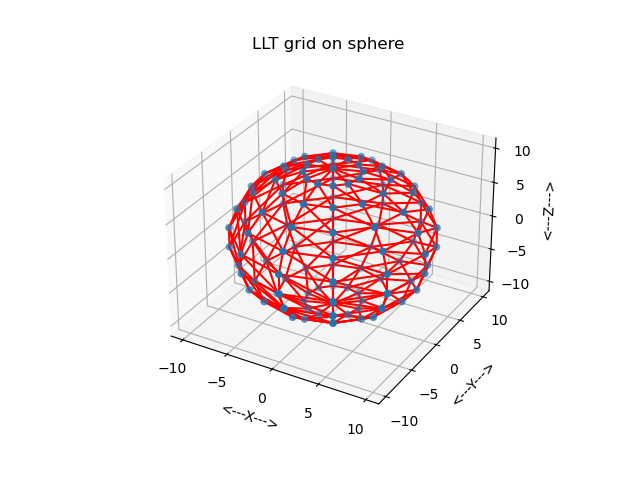

Generate this figure with Python:
#! /usr/bin/env python3
#

import numpy as np
import matplotlib.pyplot as plt
import platform
import time
import sys
import os
import math
from mpl_toolkits.mplot3d import Axes3D
from sys import exit

sys.path.append(os.path.join("../"))
from base import plot2d, plotocc
from timestamp.timestamp import timestamp

from i4lib.i4vec_print import i4vec_print
from i4lib.i4mat_print import i4mat_print, i4mat_print_some
from r8lib.r8vec_print import r8vec_print
from r8lib.r8mat_print import r8mat_print, r8mat_print_some
from r8lib.r8mat_write import r8mat_write

obj = plot2d()


def sphere_llt_grid_display(r, pc, lat_num, long_num, node_num, node_xyz,
                            line_num, line_data, filename):

    # *****************************************************************************80
    #
    # SPHERE_LLT_GRID_DISPLAY displays points and lines of an LLT grid on a sphere.
    #
    #  Licensing:
    #
    #    This code is distributed under the GNU LGPL license.
    #
    #  Modified:
    #
    #    21 May 2015
    #
    #  Author:
    #
    #    John Burkardt
    #
    #  Parameters:
    #
    #    Input, real R, the radius of the sphere.
    #
    #    Input, real PC(1,3), the center of the sphere.
    #
    #    Input, integer LAT_NUM, LONG_NUM, the number of latitude and longitude
    #    lines to draw.  The latitudes do not include the North and South
    #    poles, which will be included automatically, so LAT_NUM = 5, for instance,
    #    will result in points along 7 lines of latitude.
    #
    #    Input, integer NODE_NUM, the number of grid points.
    #
    #    Input, real NODE_XYZ(NODE_NUM,3), the grid points.
    #
    #    Input, integer LINE_NUM, the number of grid lines.
    #
    #    Input, integer LINE_DATA(LINE_NUM,2), contains pairs of point indices for
    #    line segments that make up the grid.
    #
    #    Input, string FILENAME, the name of a file in which to store a copy
    #    of the plot.
    #

    obj.new_3Dfig()
    obj.axs.scatter(node_xyz[:, 0], node_xyz[:, 1], node_xyz[:, 2], 'b')

    for i in range(0, line_num):
        i1 = line_data[i, 0]
        i2 = line_data[i, 1]
        obj.axs.plot([node_xyz[i1, 0], node_xyz[i2, 0]],
                [node_xyz[i1, 1], node_xyz[i2, 1]],
                [node_xyz[i1, 2], node_xyz[i2, 2]], 'r')

    obj.axs.set_xlabel('<---X--->')
    obj.axs.set_ylabel('<---Y--->')
    obj.axs.set_zlabel('<---Z--->')
    obj.axs.set_title('LLT grid on sphere')
    obj.SavePng(filename)


def sphere_llt_grid_display_test():

    # *****************************************************************************80
    #
    # SPHERE_LLT_GRID_DISPLAY_TEST tests SPHERE_LLT_GRID_DISPLAY.
    #
    #  Licensing:
    #
    #    This code is distributed under the GNU LGPL license.
    #
    #  Modified:
    #
    #    21 May 2015
    #
    #  Author:
    #
    #    John Burkardt
    #
    import numpy as np
    import platform

    lat_num = 10
    long_num = 12
    pc = np.array([0.0, 0.0, 0.0])
    r = 10.0

    print('')
    print('SPHERE_LLT_GRID_DISPLAY_TEST')
    print('  Python version: %s' % (platform.python_version()))
    print('  SPHERE_LLT_GRID_DISPLAY displays an LLT grid on a sphere.')
    print('')
    print('  Number of latitudes is  %d' % (lat_num))
    print('  Number of longitudes is %d' % (long_num))
#
#  Get points.
#
    node_num = sphere_llt_grid_point_count(lat_num, long_num)

    print('')
    print('  The number of grid points is %d' % (node_num))

    node_xyz = sphere_llt_grid_points(r, pc, lat_num, long_num, node_num)
    
    #
    #  Get lines.
    #
    line_num = sphere_llt_grid_line_count(lat_num, long_num)

    print('')
    print('  Number of line segments is %d' % (line_num))

    line_data = sphere_llt_grid_lines(lat_num, long_num, line_num)
    filename = 'sphere_llt_grid.png'
    sphere_llt_grid_display(r, pc, lat_num, long_num, node_num, node_xyz,
                            line_num, line_data, filename)
    print('')
    print('SPHERE_LLT_GRID_DISPLAY_TEST:')
    print('  Normal end of execution.')


def sphere_llt_grid_line_count(lat_num, long_num):

    # *****************************************************************************80
    #
    # SPHERE_LLT_GRID_LINE_COUNT counts lines for an LLT grid on a sphere.
    #
    #  Discussion:
    #
    #    A SPHERE LLT grid imposes a grid of triangles on a sphere,
    #    using latitude and longitude lines.
    #
    #    The number returned is the number of pairs of points to be connected
    #    to form all the line segments.
    #
    #  Licensing:
    #
    #    This code is distributed under the GNU LGPL license.
    #
    #  Modified:
    #
    #    21 May 2015
    #
    #  Author:
    #
    #    John Burkardt
    #
    #  Parameters:
    #
    #    Input, integer LAT_NUM, LONG_NUM, the number of latitude and
    #    longitude lines to draw.  The latitudes do not include the North and South
    #    poles, which will be included automatically, so LAT_NUM = 5, for instance,
    #    will result in points along 7 lines of latitude.
    #
    #    Output, integer LINE_NUM, the number of grid lines.
    #
    line_num = long_num * (lat_num + 1) \
        + long_num * lat_num \
        + long_num * (lat_num - 1)

    return line_num


def sphere_llt_grid_line_count_test():

    # *****************************************************************************80
    #
    # SPHERE_LLT_GRID_LINE_COUNT_TEST tests SPHERE_LLT_GRID_LINE_COUNT.
    #
    #  Licensing:
    #
    #    This code is distributed under the GNU LGPL license.
    #
    #  Modified:
    #
    #    21 May 2015
    #
    #  Author:
    #
    #    John Burkardt
    #
    import platform

    lat_num = 3
    long_num = 4

    print('')
    print('SPHERE_LLT_GRID_LINE_COUNT_TEST')
    print('  Python version: %s' % (platform.python_version()))
    print('  SPHERE_LLT_GRID_LINE_COUNT counts the lines used for a')
    print('  grid based on triangles defined by latitude and longitude')
    print('  lines on a sphere in 3D.')
    print('')
    print('     LAT_NUM    LONG_NUM   LINE_NUM')

    for lat_num in range(1, 19, 2):
        print('')
        long_num = 1
        for long_log in range(1, 5):
            long_num = long_num * 2
            line_num = sphere_llt_grid_line_count(lat_num, long_num)
            print('  %8d  %8d  %8d' % (lat_num, long_num, line_num))
#
#  Terminate.
#
    print('')
    print('SPHERE_LLT_GRID_LINE_COUNT_TEST:')
    print('  Normal end of execution.')
    return


def sphere_llt_grid_lines(nlat, nlong, line_num):

    # *****************************************************************************80
    #
    # SPHERE_LLT_GRID_LINES returns lines for an LLT grid on a sphere.
    #
    #  Discussion:
    #
    #    A SPHERE LLT grid imposes a grid of triangles on a sphere,
    #    using latitude and longitude lines.
    #
    #    The point numbering system is the same used in SPHERE_LLT_GRID_POINTS,
    #    and that routine may be used to compute the coordinates of the points.
    #
    #  Licensing:
    #
    #    This code is distributed under the GNU LGPL license.
    #
    #  Modified:
    #
    #    21 May 2015
    #
    #  Author:
    #
    #    John Burkardt
    #
    #  Parameters:
    #
    #    Input, integer NLAT, NLONG, the number of latitude and longitude
    #    lines to draw.  The latitudes do not include the North and South
    #    poles, which will be included automatically, so NLAT = 5, for instance,
    #    will result in points along 7 lines of latitude.
    #
    #    Input, integer LINE_NUM, the number of grid lines.
    #
    #    Output, integer LINE(LINE_NUM,2), contains pairs of point indices for
    #    line segments that make up the grid.
    #
    import numpy as np

    l = 0
    line = np.zeros([line_num, 2], dtype=np.int32)
#
#  "Vertical" lines.
#
    for j in range(0, nlong):

        old = 0
        new = j + 1
        line[l, 0] = old
        line[l, 1] = new
        l = l + 1

        for i in range(0, nlat - 1):

            old = new
            new = old + nlong
            line[l, 0] = old
            line[l, 1] = new
            l = l + 1

        old = new
        line[l, 0] = old
        line[l, 1] = 1 + nlat * nlong
        l = l + 1
#
#  "Horizontal" lines.
#
    for i in range(0, nlat):

        new = 1 + i * nlong

        for j in range(0, nlong - 1):
            old = new
            new = old + 1
            line[l, 0] = old
            line[l, 1] = new
            l = l + 1

        old = new
        new = 1 + i * nlong
        line[l, 0] = old
        line[l, 1] = new
        l = l + 1
#
#  "Diagonal" lines.
#
    for j in range(0, nlong):

        old = 0
        next = j + 1
        newcol = j

        for i in range(1, nlat):

            old = next
            next = old + nlong + 1
            newcol = newcol + 1

            if (nlong - 1 < newcol):
                newcol = 0
                next = next - nlong

            line[l, 0] = old
            line[l, 1] = next
            l = l + 1

    return line


def sphere_llt_grid_lines_test():

    # *****************************************************************************80
    #
    # SPHERE_LLT_GRID_LINES_TEST tests SPHERE_LLT_GRID_LINES.
    #
    #  Licensing:
    #
    #    This code is distributed under the GNU LGPL license.
    #
    #  Modified:
    #
    #    21 May 2015
    #
    #  Author:
    #
    #    John Burkardt
    #

    lat_num = 3
    long_num = 4

    print('')
    print('SPHERE_LLT_GRID_LINES_TEST')
    print('  Python version: %s' % (platform.python_version()))
    print('  SPHERE_LLT_GRID_LINES computes grid lines')
    print('  on a sphere in 3D.')
    print('')
    print('  Number of latitudes is  %d' % (lat_num))
    print('  Number of longitudes is %d' % (long_num))

    line_num = sphere_llt_grid_line_count(lat_num, long_num)

    print('')
    print('  Number of line segments is %d' % (line_num))

    line = sphere_llt_grid_lines(lat_num, long_num, line_num)
    i4mat_print(line_num, 2, line, '  Grid line vertices:')

    print('')
    print('SPHERE_LLT_GRID_LINES_TEST:')
    print('  Normal end of execution.')


def sphere_llt_grid_point_count(lat_num, long_num):

    # *****************************************************************************80
    #
    # SPHERE_LLT_GRID_POINT_COUNT counts points for a SPHERE LLT grid.
    #
    #  Discussion:
    #
    #    A SPHERE LLT grid imposes a grid of triangles on a sphere,
    #    using latitude and longitude lines.
    #
    #  Licensing:
    #
    #    This code is distributed under the GNU LGPL license.
    #
    #  Modified:
    #
    #    21 May 2015
    #
    #  Author:
    #
    #    John Burkardt
    #
    #  Parameters:
    #
    #    Input, integer LAT_NUM, LONG_NUM, the number of latitude
    #    and longitude lines to draw.  The latitudes do not include the North and
    #    South poles, which will be included automatically, so LAT_NUM = 5, for
    #    instance, will result in points along 7 lines of latitude.
    #
    #    Output, integer POINT_NUM, the number of grid points.
    #
    point_num = 2 + lat_num * long_num

    return point_num


def sphere_llt_grid_point_count_test():

    # *****************************************************************************80
    #
    # SPHERE_LLT_GRID_POINT_COUNT_TEST tests SPHERE_LLT_GRID_POINT_COUNT.
    #
    #  Licensing:
    #
    #    This code is distributed under the GNU LGPL license.
    #
    #  Modified:
    #
    #    21 May 2015
    #
    #  Author:
    #
    #    John Burkardt
    #

    lat_num = 3
    long_num = 4

    print('')
    print('SPHERE_LLT_GRID_POINT_COUNT_TEST')
    print('  Python version: %s' % (platform.python_version()))
    print('  SPHERE_LLT_GRID_POINT_COUNT counts the points used for a')
    print('  grid based on triangles defined by latitude and longitude')
    print('  lines on a sphere in 3D.')
    print('')
    print('     LAT_NUM    LONG_NUM   POINT_NUM')

    for lat_num in range(1, 19, 2):
        print('')
        long_num = 1
        for long_log in range(1, 5):
            long_num = long_num * 2
            point_num = sphere_llt_grid_point_count(lat_num, long_num)
            print('  %8d  %8d  %8d' % (lat_num, long_num, point_num))
    print('')
    print('SPHERE_LLT_GRID_POINT_COUNT_TEST:')
    print('  Normal end of execution.')


def sphere_llt_grid_points(r, pc, lat_num, long_num, point_num):

    # *****************************************************************************80
    #
    # SPHERE_LLT_GRID_POINTS produces points on an LLT grid on a sphere.
    #
    #  Discussion:
    #
    #    A SPHERE LLT grid imposes a grid of triangles on a sphere,
    #    using latitude and longitude lines.
    #
    #  Licensing:
    #
    #    This code is distributed under the GNU LGPL license.
    #
    #  Modified:
    #
    #    21 May 2015
    #
    #  Author:
    #
    #    John Burkardt
    #
    #  Parameters:
    #
    #    Input, real R, the radius of the sphere.
    #
    #    Input, real PC(1,3), the center of the sphere.
    #
    #    Input, integer LAT_NUM, LONG_NUM, the number of latitude and longitude
    #    lines to draw.  The latitudes do not include the North and South
    #    poles, which will be included automatically, so LAT_NUM = 5, for instance,
    #    will result in points along 7 lines of latitude.
    #
    #    Input, integer POINT_NUM, the number of grid points.
    #
    #    Output, real P(POINT_NUM,3), the grid points.
    #
    import numpy as np

    n = 0
    p = np.zeros([point_num, 3])
#
#  The north pole.
#
    theta = 0.0
    phi = 0.0
    p[n, 0] = pc[0] + r * np.sin(phi) * np.cos(theta)
    p[n, 1] = pc[1] + r * np.sin(phi) * np.sin(theta)
    p[n, 2] = pc[2] + r * np.cos(phi)
    n = n + 1
#
#  Do each intermediate ring of latitude.
#
    for lat in range(1, lat_num + 1):

        phi = np.pi * float(lat) / float(lat_num + 1)
#
#  Along that ring of latitude, compute points at various longitudes.
#
        for lon in range(0, long_num):

            theta = 2.0 * np.pi * float(lon) / float(long_num)

            p[n, 0] = pc[0] + r * np.sin(phi) * np.cos(theta)
            p[n, 1] = pc[1] + r * np.sin(phi) * np.sin(theta)
            p[n, 2] = pc[2] + r * np.cos(phi)
            n = n + 1
#
#  The south pole.
#
    theta = 0.0
    phi = np.pi
    p[n, 0] = pc[0] + r * np.sin(phi) * np.cos(theta)
    p[n, 1] = pc[1] + r * np.sin(phi) * np.sin(theta)
    p[n, 2] = pc[2] + r * np.cos(phi)
    n = n + 1

    return p


def sphere_llt_grid_points_test():

    # *****************************************************************************80
    #
    # SPHERE_LLT_GRID_POINTS_TEST tests SPHERE_LLT_GRID_POINTS.
    #
    #  Licensing:
    #
    #    This code is distributed under the GNU LGPL license.
    #
    #  Modified:
    #
    #    21 May 2015
    #
    #  Author:
    #
    #    John Burkardt
    #

    lat_num = 3
    long_num = 4

    pc = np.array([0.0, 0.0, 0.0])
    r = 10.0

    print('')
    print('SPHERE_LLT_GRID_POINTS_TEST')
    print('  Python version: %s' % (platform.python_version()))
    print('  SPHERE_LLT_POINTS produces latitude/longitude')
    print('  points on a sphere in 3D.')

    print('')
    print('  Radius = %g' % (r))

    r8vec_print(3, pc, '  Center:')

    print('')
    print('  The number of latitudes =  %d' % (lat_num))
    print('  The number of longitudes = %d' % (long_num))

    node_num = sphere_llt_grid_point_count(lat_num, long_num)

    print('')
    print('  The number of grid points is %d' % (node_num))

    node_xyz = sphere_llt_grid_points(r, pc, lat_num, long_num, node_num)

    print('')

    k = 0
    print('  %8d' % (k)),
    for i in range(0, 3):
        print('  %12f' % (node_xyz[k, i])),

    print('')

    for lat in range(0, lat_num):
        print('')
        for lon in range(0, long_num):
            k = k + 1
            print('  %8d' % (k)),
            for i in range(0, 3):
                print('  %12f' % (node_xyz[k, i])),
            print('')

    print('')

    k = k + 1
    print('  %8d' % (k)),
    for i in range(0, 3):
        print('  %12f' % (node_xyz[k, i])),
    print('')
    print('')
    print('SPHERE_LLT_GRID_POINTS_TEST:')
    print('  Normal end of execution.')


def sphere_llt_grid_test():

    # *****************************************************************************80
    #
    # SPHERE_LLT_GRID_TEST tests the SPHERE_LLT_GRID library.
    #
    #  Licensing:
    #
    #    This code is distributed under the GNU LGPL license.
    #
    #  Modified:
    #
    #    21 May 2015
    #
    #  Author:
    #
    #    John Burkardt
    #

    print('')
    print('SPHERE_LLT_GRID_TEST')
    print('  Python version: %s' % (platform.python_version()))
    print('  Test the SPHERE_LLT_GRID library.')

    sphere_llt_grid_point_count_test()
    sphere_llt_grid_points_test()
    sphere_llt_grid_line_count_test()
    sphere_llt_grid_lines_test()
    sphere_llt_grid_display_test()

    print('')
    print('SPHERE_LLT_GRID_TEST:')
    print('  Normal end of execution.')


if (__name__ == '__main__'):
    timestamp()
    sphere_llt_grid_test()
    timestamp()
